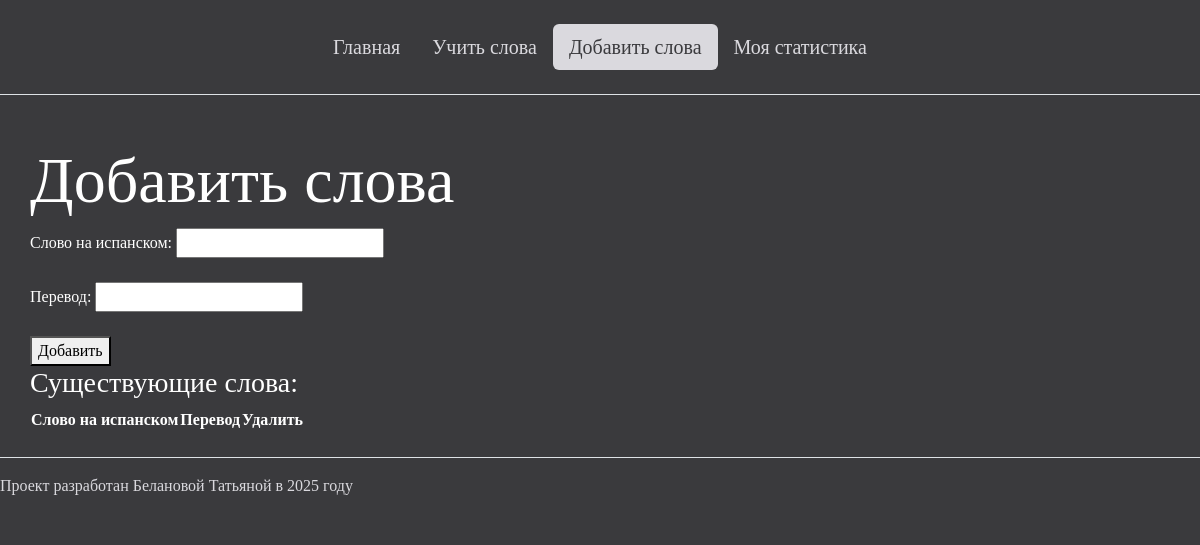
The app's page /add_words/, older data.
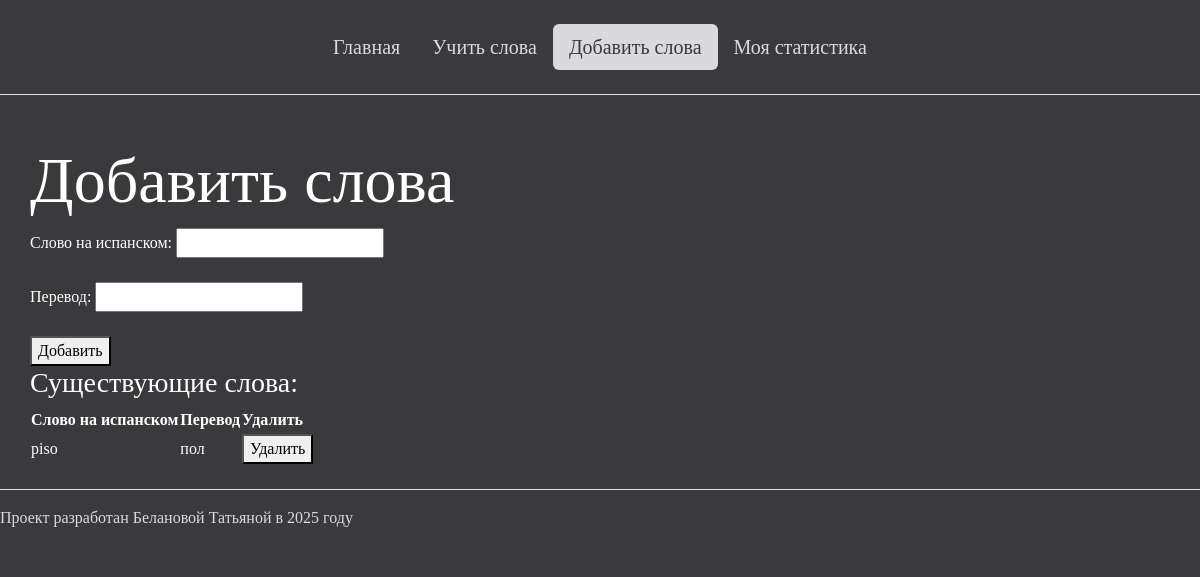
The same page, newer data.
### my_site/models.py (models this page shows, shortened)
class WordCard(models.Model):
    spanish_word = models.CharField(max_length=100)
    russian_translation = models.CharField(max_length=100)

### my_site/views.py (the view, shortened to what this page needs)
# urls.py: path('add_words/', views.add_words, name='add_words'),
def add_words(request):
    form = WordForm()
    word_cards = WordCard.objects.all()
    return render(request, 'add_words.html', {'form': form, 'word_cards': word_cards})

### my_site/forms.py
class WordForm(forms.ModelForm):
    class Meta:
        model = WordCard
        fields = ('spanish_word', 'russian_translation')

### templates/add_words.html (shortened to what this page needs)
{% extends 'base_page.html' %}
{% block content %}
    <h2>Добавить слова</h2>
    <form method="post" id="add-form">
        <label for="spanish_word">Слово на испанском:</label>
        <input type="text" id="spanish_word" name="spanish_word"><br><br>
        <label for="russian_translation">Перевод:</label>
        <input type="text" id="russian_translation" name="russian_translation"><br><br>
        <button type="submit" name="add_word">Добавить</button>
    </form>
    <h3>Существующие слова:</h3>
    <table>
        <tr>
            <th>Слово на испанском</th>
            <th>Перевод</th>
            <th>Удалить</th>
        </tr>
        {% for card in word_cards %}
            <tr>
                <td>{{ card.spanish_word }}</td>
                <td>{{ card.russian_translation }}</td>
                <td>
                    <form method="post" id="delete-form-{{ card.id }}">
                        <button type="submit" name="delete_word">Удалить</button>
                    </form>
                </td>
            </tr>
        {% endfor %}
    </table>
{% endblock %}

Row changes from the older to the newer data that the page shows:
added WordCard: spanish_word "piso", russian_translation "пол"
